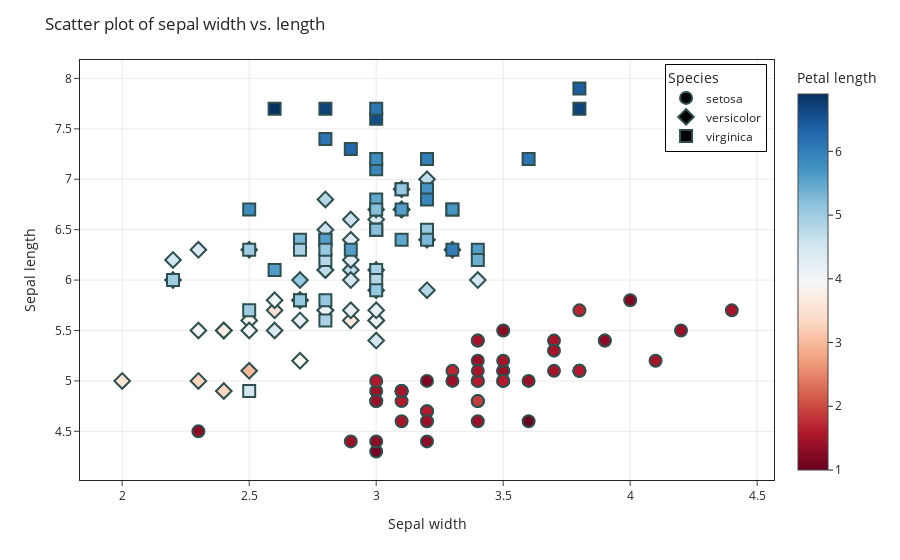

Notebook cell for this chart:
### Markdown cell above
### - - - Simple plot 02

### Code cell
fig = px.scatter(df, x="sepal_width", y="sepal_length", color="petal_length", symbol="species",
                 color_continuous_scale=px.colors.sequential.RdBu,
                 labels={"sepal_width": "Sepal width",
                         "sepal_length": "Sepal length",
                         "petal_length": "Petal length",
                         "species": "Species"})

# update traces
fig.update_traces(marker=dict(size=12, opacity=1.0, line=dict(width=2, color='DarkSlateGrey')))

# update layout
fig.update_layout(template="simple_white",
                  title="Scatter plot of sepal width vs. length")

# update legend
fig.update_layout(legend=dict(bordercolor="Black", borderwidth=1,
                              yanchor="top", y=0.99, xanchor="right", x=0.99))

# update x axis
# fig.update_xaxes(range=[0,5])    # update range
fig.update_xaxes(mirror=True)     # update axes
fig.update_xaxes(showgrid=True, gridcolor='#d6d6d6', gridwidth=.5)    # update grid

# update y axis
fig.update_yaxes(mirror=True)     # update axes
fig.update_yaxes(showgrid=True, gridcolor='#d6d6d6', gridwidth=.5)    # update grid

# save image
fig.write_image("images/simple_scatter_plot_02.png", width=1080, height=720, scale=3)
fig.show()

### Figure 1 — Plotly figure (JSON) as saved in the notebook; plotly's stock layout.template omitted (floating-point values rounded to 4 significant figures)
{"data": [{"hovertemplate": "Species=setosa<br>Sepal width=%{x}<br>Sepal length=%{y}<br>Petal length=%{marker.color}<extra></extra>", "legendgroup": "setosa", "marker": {"color": [1.4, 1.4, 1.3, 1.5, 1.4, 1.7, 1.4, 1.5, 1.4, 1.5, 1.5, 1.6, 1.4, 1.1, 1.2, 1.5, 1.3, 1.4, 1.7, 1.5, 1.7, 1.5, 1, 1.7, 1.9, 1.6, 1.6, 1.5, 1.4, 1.6, 1.6, 1.5, 1.5, 1.4, 1.5, 1.2, 1.3, 1.5, 1.3, 1.5, 1.3, 1.3, 1.3, 1.6, 1.9, 1.4, 1.6, 1.4, 1.5, 1.4], "coloraxis": "coloraxis", "line": {"color": "DarkSlateGrey", "width": 2}, "opacity": 1, "size": 12, "symbol": "circle"}, "mode": "markers", "name": "setosa", "orientation": "v", "showlegend": true, "type": "scatter", "x": [3.5, 3, 3.2, 3.1, 3.6, 3.9, 3.4, 3.4, 2.9, 3.1, 3.7, 3.4, 3, 3, 4, 4.4, 3.9, 3.5, 3.8, 3.8, 3.4, 3.7, 3.6, 3.3, 3.4, 3, 3.4, 3.5, 3.4, 3.2, 3.1, 3.4, 4.1, 4.2, 3.1, 3.2, 3.5, 3.1, 3, 3.4, 3.5, 2.3, 3.2, 3.5, 3.8, 3, 3.8, 3.2, 3.7, 3.3], "xaxis": "x", "y": [5.1, 4.9, 4.7, 4.6, 5, 5.4, 4.6, 5, 4.4, 4.9, 5.4, 4.8, 4.8, 4.3, 5.8, 5.7, 5.4, 5.1, 5.7, 5.1, 5.4, 5.1, 4.6, 5.1, 4.8, 5, 5, 5.2, 5.2, 4.7, 4.8, 5.4, 5.2, 5.5, 4.9, 5, 5.5, 4.9, 4.4, 5.1, 5, 4.5, 4.4, 5, 5.1, 4.8, 5.1, 4.6, 5.3, 5], "yaxis": "y"}, {"hovertemplate": "Species=versicolor<br>Sepal width=%{x}<br>Sepal length=%{y}<br>Petal length=%{marker.color}<extra></extra>", "legendgroup": "versicolor", "marker": {"color": [4.7, 4.5, 4.9, 4, 4.6, 4.5, 4.7, 3.3, 4.6, 3.9, 3.5, 4.2, 4, 4.7, 3.6, 4.4, 4.5, 4.1, 4.5, 3.9, 4.8, 4, 4.9, 4.7, 4.3, 4.4, 4.8, 5, 4.5, 3.5, 3.8, 3.7, 3.9, 5.1, 4.5, 4.5, 4.7, 4.4, 4.1, 4, 4.4, 4.6, 4, 3.3, 4.2, 4.2, 4.2, 4.3, 3, 4.1], "coloraxis": "coloraxis", "line": {"color": "DarkSlateGrey", "width": 2}, "opacity": 1, "size": 12, "symbol": "diamond"}, "mode": "markers", "name": "versicolor", "orientation": "v", "showlegend": true, "type": "scatter", "x": [3.2, 3.2, 3.1, 2.3, 2.8, 2.8, 3.3, 2.4, 2.9, 2.7, 2, 3, 2.2, 2.9, 2.9, 3.1, 3, 2.7, 2.2, 2.5, 3.2, 2.8, 2.5, 2.8, 2.9, 3, 2.8, 3, 2.9, 2.6, 2.4, 2.4, 2.7, 2.7, 3, 3.4, 3.1, 2.3, 3, 2.5, 2.6, 3, 2.6, 2.3, 2.7, 3, 2.9, 2.9, 2.5, 2.8], "xaxis": "x", "y": [7, 6.4, 6.9, 5.5, 6.5, 5.7, 6.3, 4.9, 6.6, 5.2, 5, 5.9, 6, 6.1, 5.6, 6.7, 5.6, 5.8, 6.2, 5.6, 5.9, 6.1, 6.3, 6.1, 6.4, 6.6, 6.8, 6.7, 6, 5.7, 5.5, 5.5, 5.8, 6, 5.4, 6, 6.7, 6.3, 5.6, 5.5, 5.5, 6.1, 5.8, 5, 5.6, 5.7, 5.7, 6.2, 5.1, 5.7], "yaxis": "y"}, {"hovertemplate": "Species=virginica<br>Sepal width=%{x}<br>Sepal length=%{y}<br>Petal length=%{marker.color}<extra></extra>", "legendgroup": "virginica", "marker": {"color": [6, 5.1, 5.9, 5.6, 5.8, 6.6, 4.5, 6.3, 5.8, 6.1, 5.1, 5.3, 5.5, 5, 5.1, 5.3, 5.5, 6.7, 6.9, 5, 5.7, 4.9, 6.7, 4.9, 5.7, 6, 4.8, 4.9, 5.6, 5.8, 6.1, 6.4, 5.6, 5.1, 5.6, 6.1, 5.6, 5.5, 4.8, 5.4, 5.6, 5.1, 5.1, 5.9, 5.7, 5.2, 5, 5.2, 5.4, 5.1], "coloraxis": "coloraxis", "line": {"color": "DarkSlateGrey", "width": 2}, "opacity": 1, "size": 12, "symbol": "square"}, "mode": "markers", "name": "virginica", "orientation": "v", "showlegend": true, "type": "scatter", "x": [3.3, 2.7, 3, 2.9, 3, 3, 2.5, 2.9, 2.5, 3.6, 3.2, 2.7, 3, 2.5, 2.8, 3.2, 3, 3.8, 2.6, 2.2, 3.2, 2.8, 2.8, 2.7, 3.3, 3.2, 2.8, 3, 2.8, 3, 2.8, 3.8, 2.8, 2.8, 2.6, 3, 3.4, 3.1, 3, 3.1, 3.1, 3.1, 2.7, 3.2, 3.3, 3, 2.5, 3, 3.4, 3], "xaxis": "x", "y": [6.3, 5.8, 7.1, 6.3, 6.5, 7.6, 4.9, 7.3, 6.7, 7.2, 6.5, 6.4, 6.8, 5.7, 5.8, 6.4, 6.5, 7.7, 7.7, 6, 6.9, 5.6, 7.7, 6.3, 6.7, 7.2, 6.2, 6.1, 6.4, 7.2, 7.4, 7.9, 6.4, 6.3, 6.1, 7.7, 6.3, 6.4, 6, 6.9, 6.7, 6.9, 5.8, 6.8, 6.7, 6.7, 6.3, 6.5, 6.2, 5.9], "yaxis": "y"}], "layout": {"coloraxis": {"colorbar": {"title": {"text": "Petal length"}}, "colorscale": [[0, "rgb(103,0,31)"], [0.1, "rgb(178,24,43)"], [0.2, "rgb(214,96,77)"], [0.3, "rgb(244,165,130)"], [0.4, "rgb(253,219,199)"], [0.5, "rgb(247,247,247)"], [0.6, "rgb(209,229,240)"], [0.7, "rgb(146,197,222)"], [0.8, "rgb(67,147,195)"], [0.9, "rgb(33,102,172)"], [1, "rgb(5,48,97)"]]}, "legend": {"bordercolor": "Black", "borderwidth": 1, "title": {"text": "Species"}, "tracegroupgap": 0, "x": 0.99, "xanchor": "right", "y": 0.99, "yanchor": "top"}, "margin": {"t": 60}, "title": {"text": "Scatter plot of sepal width vs. length"}, "xaxis": {"anchor": "y", "domain": [0, 1], "gridcolor": "#d6d6d6", "gridwidth": 0.5, "mirror": true, "showgrid": true, "title": {"text": "Sepal width"}}, "yaxis": {"anchor": "x", "domain": [0, 1], "gridcolor": "#d6d6d6", "gridwidth": 0.5, "mirror": true, "showgrid": true, "title": {"text": "Sepal length"}}}}
